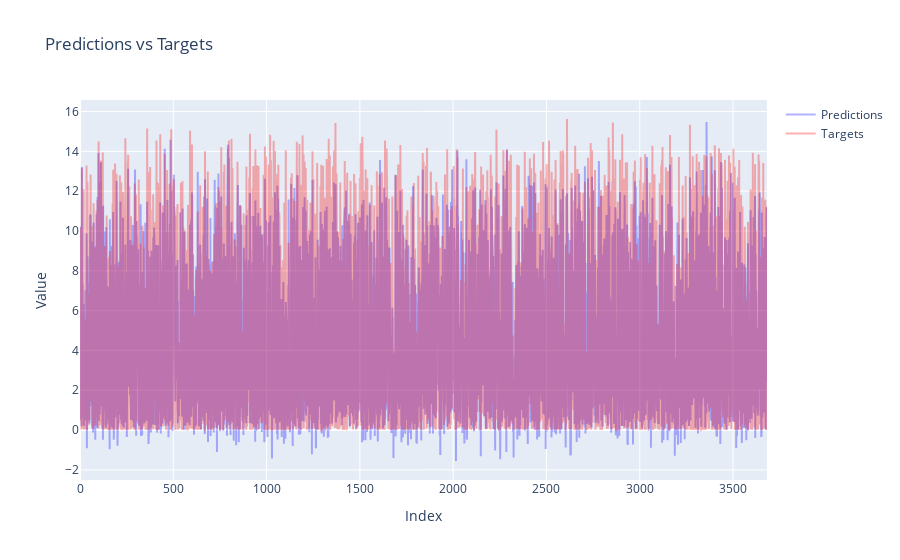

Notebook cell for this chart:
### Code cell
import plotly.graph_objects as go

predictions = y_pred_xgb.tolist()

# Create a trace for the predictions
trace0 = go.Scatter(
    x=list(range(len(predictions))),
    y=predictions,
    mode='lines',
    name='Predictions',
    line=dict(color='rgba(0,0,255,0.3)')  # Blue color with 50% opacity
)

# Create a trace for the targets
trace1 = go.Scatter(
    x=list(range(len(y_test))),
    y=y_test,
    mode='lines',
    name='Targets',
    line=dict(color='rgba(255,0,0,0.3)')  # Red color with 50% opacity
)

data = [trace0, trace1]

# Define the layout
layout = go.Layout(
    title='Predictions vs Targets',
    xaxis=dict(title='Index'),
    yaxis=dict(title='Value')
)

# Create the figure and add the traces
fig = go.Figure(data=data, layout=layout)

# Update xaxis properties
fig.update_xaxes(range=[0, len(predictions)], autorange=False)

# Update layout properties
fig.update_layout(
    autosize=True,
    # width=1000,  # You can adjust this value to make your plot wider
    # height=800,
)

# Show the figure
fig.show()

### Figure 1 — Plotly figure (JSON) as saved in the notebook; plotly's stock layout.template omitted (floating-point values rounded to 4 significant figures; data arrays with more than 128 entries replaced by an {"elided": "..."} marker saying what was removed)
{"data": [{"line": {"color": "rgba(0,0,255,0.3)"}, "mode": "lines", "name": "Predictions", "type": "scatter", "x": {"elided": "3682 int values"}, "y": {"elided": "3682 float values"}}, {"line": {"color": "rgba(255,0,0,0.3)"}, "mode": "lines", "name": "Targets", "type": "scatter", "x": {"elided": "3682 int values"}, "y": {"elided": "3682 float values"}}], "layout": {"autosize": true, "title": {"text": "Predictions vs Targets"}, "xaxis": {"autorange": false, "range": [0, 3682], "title": {"text": "Index"}}, "yaxis": {"title": {"text": "Value"}}}}
